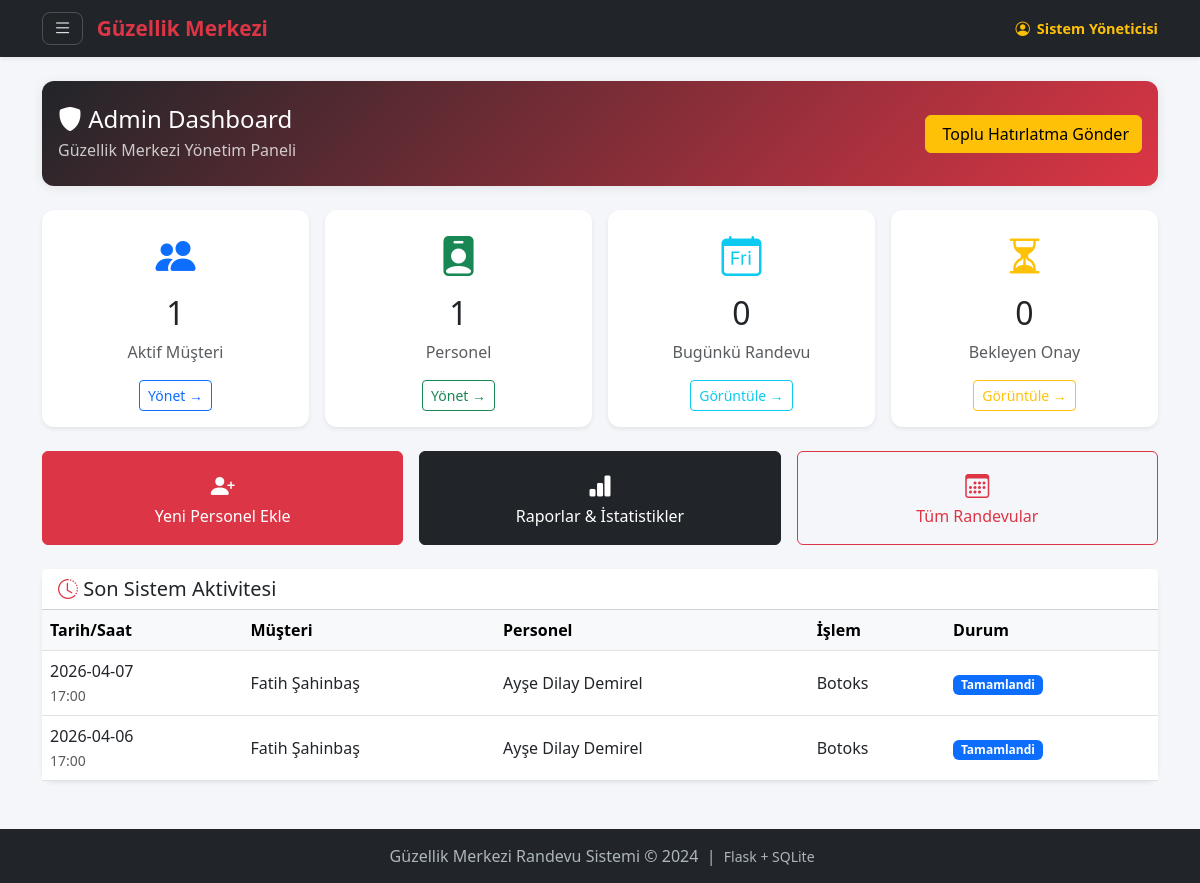
The page /admin/panel (signed in) on the database as committed earlier.
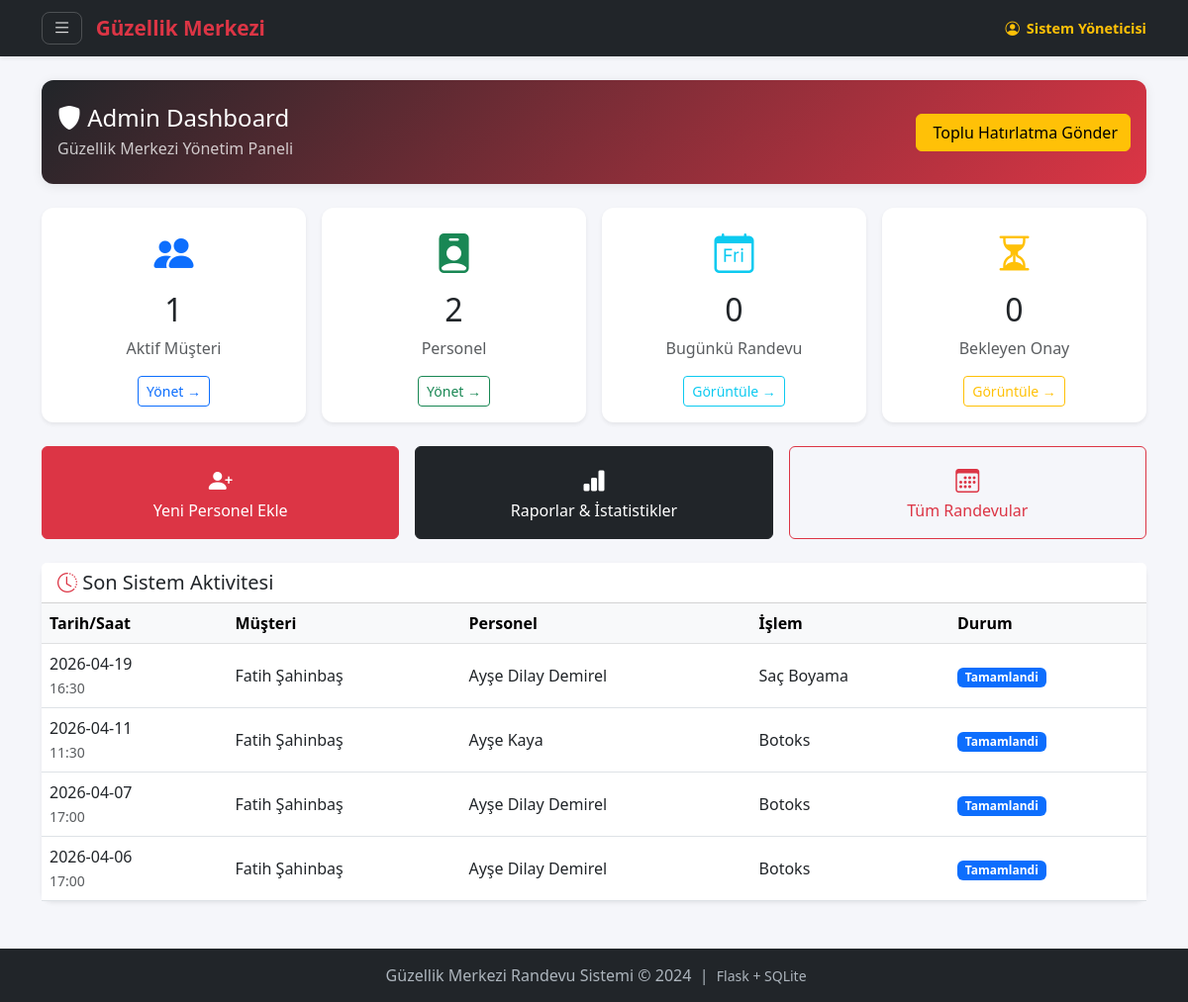
The same page on the database as committed later.
### tables this page shows
CREATE TABLE randevular (
            id              INTEGER PRIMARY KEY AUTOINCREMENT,
            musteri_id      INTEGER NOT NULL,
            personel_id     INTEGER NOT NULL,
            islem           TEXT    NOT NULL,       -- Yapılacak işlem
            tarih           TEXT    NOT NULL,       -- YYYY-MM-DD formatı
            saat            TEXT    NOT NULL,       -- HH:MM formatı
            durum           TEXT    DEFAULT 'beklemede',
                -- 'beklemede' | 'onaylandi' | 'reddedildi' | 'tamamlandi' | 'gelmedi'
            hatirlatma_gonderildi INTEGER DEFAULT 0, -- 0=hayır, 1=evet
            olusturma_tarihi TEXT DEFAULT (datetime('now')),
            FOREIGN KEY (musteri_id)  REFERENCES musteriler(id),
            FOREIGN KEY (personel_id) REFERENCES personeller(id)
        );

CREATE TABLE musteriler (
            id          INTEGER PRIMARY KEY AUTOINCREMENT,
            ad_soyad    TEXT    NOT NULL,          -- Müşteri adı ve soyadı
            telefon     TEXT    NOT NULL UNIQUE,   -- Benzersiz telefon numarası
            email       TEXT,                      -- E-posta (hatırlatma için)
            sifre_hash  TEXT    NOT NULL,          -- Şifre (hash'lenmiş)
            puan        INTEGER DEFAULT 100,       -- Başlangıç puanı 100
            gelmeme_sayisi INTEGER DEFAULT 0,      -- Kaç randevuya gelmedi
            kayit_tarihi TEXT DEFAULT (datetime('now')),
            aktif       INTEGER DEFAULT 1          -- 0=pasif, 1=aktif
        );

CREATE TABLE personeller (
            id          INTEGER PRIMARY KEY AUTOINCREMENT,
            ad_soyad    TEXT    NOT NULL,
            email       TEXT    NOT NULL UNIQUE,
            sifre_hash  TEXT    NOT NULL,
            uzmanlik    TEXT    NOT NULL,          -- Yaptığı işlem (botoks, saç vb.)
            rol         TEXT    DEFAULT 'personel', -- 'personel' veya 'admin'
            aktif       INTEGER DEFAULT 1
        );

### routes/admin_routes.py (the view)
@admin_bp.route('/panel')
@admin_gerekli
def panel():
    from datetime import date
    db = get_db()
    bugun = date.today().isoformat()
    toplam_musteri  = db.execute('SELECT COUNT(*) FROM musteriler WHERE aktif=1').fetchone()[0]
    toplam_personel = db.execute(
        'SELECT COUNT(*) FROM personeller WHERE aktif=1 AND rol="personel"'
    ).fetchone()[0]
    bugun_randevu   = db.execute(
        'SELECT COUNT(*) FROM randevular WHERE tarih=?', (bugun,)
    ).fetchone()[0]
    bekleyen        = db.execute(
        'SELECT COUNT(*) FROM randevular WHERE durum="beklemede"'
    ).fetchone()[0]
    son_randevular = db.execute('''
        SELECT r.*, m.ad_soyad AS musteri_adi, p.ad_soyad AS personel_adi
        FROM randevular r
        JOIN musteriler m ON r.musteri_id = m.id
        JOIN personeller p ON r.personel_id = p.id
        ORDER BY r.olusturma_tarihi DESC
        LIMIT 10
    ''').fetchall()
    return render_template('admin/panel.html',
                           toplam_musteri=toplam_musteri,
                           toplam_personel=toplam_personel,
                           bugun_randevu=bugun_randevu,
                           bekleyen=bekleyen,
                           son_randevular=son_randevular)

### database.py (called while the page is built)
def get_db():
    if 'db' not in g:
        g.db = sqlite3.connect(
            current_app.config['DATABASE'],
            detect_types=sqlite3.PARSE_DECLTYPES
        )
        g.db.row_factory = sqlite3.Row
    return g.db

### routes/admin_routes.py (called while the page is built)
def admin_gerekli(f):
    from functools import wraps
    @wraps(f)
    def decorated(*args, **kwargs):
        if not admin_mi():
            flash('Bu sayfaya yalnızca yönetici erişebilir.', 'danger')
            return redirect(url_for('auth.personel_login_page'))
        return f(*args, **kwargs)
    return decorated

### utils/auth_helper.py (called while the page is built)
def admin_mi() -> bool:
    return session.get('kullanici_rol') == 'admin'

### templates/admin/panel.html (shortened to what this page needs)
{% extends 'base.html' %}
{% block icerik %}
<div class="card text-white mb-4" style="background: linear-gradient(135deg, #212529, #dc3545);">
    <div class="card-body d-flex justify-content-between align-items-center py-4">
        <div>
            <h4 class="mb-1"><i class="bi bi-shield-fill"></i> Admin Dashboard</h4>
            <p class="mb-0 opacity-75">Güzellik Merkezi Yönetim Paneli</p>
        </div>
        <form method="POST" action="{{ url_for('admin.toplu_hatirlatma') }}">
            <button type="submit" class="btn btn-warning"
                    onclick="return confirm('Yarınki tüm randevular için hatırlatma gönderilecek. Onaylıyor musunuz?')">
                 Toplu Hatırlatma Gönder
            </button>
        </form>
    </div>
</div>
<div class="row g-3 mb-4">
    <div class="col-md-3">
        <div class="card text-center h-100 border-0 shadow-sm">
            <div class="card-body">
                <i class="bi bi-people-fill text-primary" style="font-size: 2.5rem;"></i>
                <h2 class="mt-2">{{ toplam_musteri }}</h2>
                <p class="text-muted">Aktif Müşteri</p>
                <a href="{{ url_for('admin.musteriler') }}" class="btn btn-sm btn-outline-primary">
                    Yönet →
                </a>
            </div>
        </div>
    </div>
    <div class="col-md-3">
        <div class="card text-center h-100 border-0 shadow-sm">
            <div class="card-body">
                <i class="bi bi-person-badge-fill text-success" style="font-size: 2.5rem;"></i>
                <h2 class="mt-2">{{ toplam_personel }}</h2>
                <p class="text-muted">Personel</p>
                <a href="{{ url_for('admin.personeller') }}" class="btn btn-sm btn-outline-success">
                    Yönet →
                </a>
            </div>
        </div>
    </div>
    <div class="col-md-3">
        <div class="card text-center h-100 border-0 shadow-sm">
            <div class="card-body">
                <i class="bi bi-calendar-day text-info" style="font-size: 2.5rem;"></i>
                <h2 class="mt-2">{{ bugun_randevu }}</h2>
                <p class="text-muted">Bugünkü Randevu</p>
                <a href="{{ url_for('admin.tum_randevular') }}" class="btn btn-sm btn-outline-info">
                    Görüntüle →
                </a>
            </div>
        </div>
    </div>
    <div class="col-md-3">
        <div class="card text-center h-100 border-0 shadow-sm">
            <div class="card-body">
                <i class="bi bi-hourglass-split text-warning" style="font-size: 2.5rem;"></i>
                <h2 class="mt-2">{{ bekleyen }}</h2>
                <p class="text-muted">Bekleyen Onay</p>
                <a href="{{ url_for('admin.tum_randevular') }}?durum=beklemede"
                   class="btn btn-sm btn-outline-warning">
                    Görüntüle →
                </a>
            </div>
        </div>
    </div>
</div>
<div class="row g-3 mb-4">
    <div class="col-md-4">
        <a href="{{ url_for('admin.personel_ekle') }}"
           class="btn btn-danger w-100 py-3">
            <i class="bi bi-person-plus-fill" style="font-size: 1.5rem;"></i><br>
            Yeni Personel Ekle
        </a>
    </div>
    <div class="col-md-4">
        <a href="{{ url_for('admin.istatistikler') }}"
           class="btn btn-dark w-100 py-3">
            <i class="bi bi-bar-chart-fill" style="font-size: 1.5rem;"></i><br>
            Raporlar & İstatistikler
        </a>
    </div>
    <div class="col-md-4">
        <a href="{{ url_for('admin.tum_randevular') }}"
           class="btn btn-outline-danger w-100 py-3">
            <i class="bi bi-calendar3" style="font-size: 1.5rem;"></i><br>
            Tüm Randevular
        </a>
    </div>
</div>
<div class="card shadow-sm">
    <div class="card-header bg-white">
        <h5 class="mb-0">
            <i class="bi bi-clock-history text-danger"></i>
            Son Sistem Aktivitesi
        </h5>
    </div>
    <div class="card-body p-0">
        <div class="table-responsive">
            <table class="table table-hover align-middle mb-0">
                <thead class="table-light">
                    <tr>
                        <th>Tarih/Saat</th>
                        <th>Müşteri</th>
                        <th>Personel</th>
                        <th>İşlem</th>
                        <th>Durum</th>
                    </tr>
                </thead>
                <tbody>
                    {% for r in son_randevular %}
                    <tr>
                        <td>
                            {{ r['tarih'] }}<br>
                            <small class="text-muted">{{ r['saat'] }}</small>
                        </td>
                        <td>{{ r['musteri_adi'] }}</td>
                        <td>{{ r['personel_adi'] }}</td>
                        <td>{{ r['islem'] }}</td>
                        <td>
                            {% set durum_renk = {
                                'beklemede':  'warning',
                                'onaylandi':  'success',
                                'tamamlandi': 'primary',
                                'reddedildi': 'danger',
                                'gelmedi':    'secondary'
                            } %}
                            <span class="badge bg-{{ durum_renk.get(r['durum'], 'secondary') }}">
                                {{ r['durum'] | capitalize }}
                            </span>
                        </td>
                    </tr>
                    {% endfor %}
                </tbody>
            </table>
        </div>
    </div>
</div>
{% endblock %}

### templates/base.html (shortened to what this page needs)
<!doctype html>
<html lang="tr">
  <head>
    <link href="{{ url_for('static', filename='css/bootstrap.min.css') }}" rel="stylesheet"/>
    <link href="{{ url_for('static', filename='css/bootstrap-icons.css') }}" rel="stylesheet"/>
  </head>
  <body>
    <nav class="navbar navbar-dark bg-dark shadow-sm">
      <div class="container">
        <div class="d-flex align-items-center gap-2">
          {% if session.kullanici_id %}
          <button
            class="btn-menu"
            type="button"
            data-bs-toggle="offcanvas"
            data-bs-target="#sidebarMenu"
            aria-controls="sidebarMenu"
            aria-label="Menüyü aç"
          >
            <i class="bi bi-list"></i>
          </button>
          {% endif %}
          <a class="navbar-brand mb-0" href="/">
            Güzellik Merkezi
          </a>
        </div>
        {% if session.kullanici_id %}
        <div class="user-label">
          <i class="bi bi-person-circle"></i>
          {{ session.kullanici_adi }}
        </div>
        {% endif %}
      </div>
    </nav>
    <main class="container mt-4 mb-5">
      {% block icerik %}{% endblock %}
    </main>
    <footer class="text-center">
      <div class="container">
        <p class="mb-0">
          Güzellik Merkezi Randevu Sistemi &copy; 2024 &nbsp;|&nbsp;
          <small>Flask + SQLite</small>
        </p>
      </div>
    </footer>
  </body>
</html>

### templates/base.html (style rules this page uses)
:root { --mp-kirmizi: #dc3545; --mp-koyu: #212529; --mp-acik: #f8f9fa; }
body { background-color: #f5f6fa; font-family: "Segoe UI", sans-serif; }
.navbar { min-height: 56px; }
.navbar-brand { font-weight: 700; font-size: 1.3rem; color: var(--mp-kirmizi) !important; white-space: nowrap; }
.btn-menu { border: 1px solid rgba(255,255,255,0.2); border-radius: 8px; padding: 6px 10px; color: rgba(255,255,255,0.85); background: transparent; transition: background 0.15s, border-color 0.15s; font-size: 1.2rem; line-height: 1; cursor: pointer; }
.user-label { display: flex; align-items: center; gap: 7px; color: #ffc107; font-weight: 600; font-size: 0.9rem; white-space: nowrap; cursor: default; user-select: none; }
.card { border: none; border-radius: 12px; box-shadow: 0 2px 12px rgba(0,0,0,0.08); }
footer { background: var(--mp-koyu); color: #adb5bd; padding: 15px 0; margin-top: 40px; }

Rows that differ between the two databases and show on the page:
added randevular: tarih "2026-04-19", saat "16:30", musteri_adi "Fatih Şahinbaş", personel_adi "Ayşe Dilay Demirel", islem "Saç Boyama", durum "Tamamlandi"
added randevular: tarih "2026-04-11", saat "11:30", musteri_adi "Fatih Şahinbaş", personel_adi "Ayşe Kaya", islem "Botoks", durum "Tamamlandi"
Other text that changed with them:
{{ toplam_personel }}: "1" → "2"
